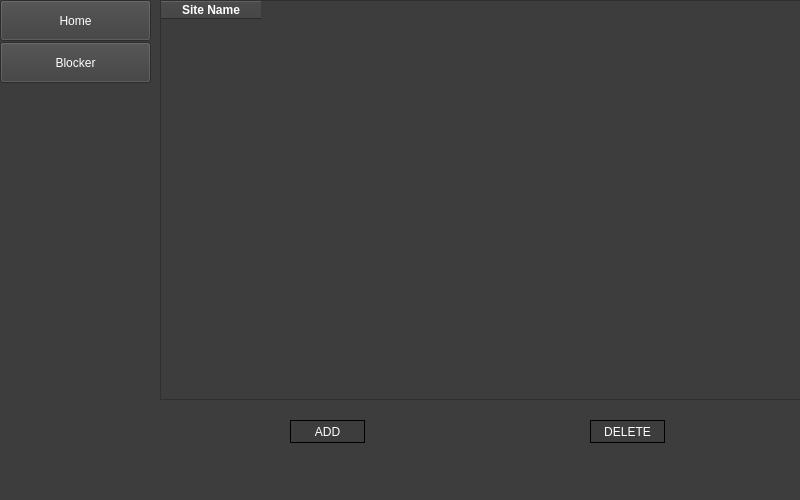
<?xml version="1.0" encoding="UTF-8"?>
<ui version="4.0">
 <class>Form</class>
 <widget class="QWidget" name="Form">
  <property name="geometry">
   <rect>
    <x>0</x>
    <y>0</y>
    <width>800</width>
    <height>500</height>
   </rect>
  </property>
  <property name="windowTitle">
   <string>Form</string>
  </property>
  <property name="styleSheet">
   <string notr="true">background-color: rgb(61,61,61);
</string>
  </property>
  <widget class="QTableWidget" name="tableWidget">
   <property name="geometry">
    <rect>
     <x>160</x>
     <y>0</y>
     <width>641</width>
     <height>400</height>
    </rect>
   </property>
   <property name="autoFillBackground">
    <bool>false</bool>
   </property>
   <property name="styleSheet">
    <string notr="true">QTableWidget {
	
}

QHeaderView::section {
	background-color: rgb(61,61,61);
	color: white;
}

QTableWidget::item {
	color: white;
}</string>
   </property>
   <property name="alternatingRowColors">
    <bool>false</bool>
   </property>
   <column>
    <property name="text">
     <string>Site Name</string>
    </property>
    <property name="font">
     <font>
      <weight>75</weight>
      <bold>true</bold>
     </font>
    </property>
   </column>
  </widget>
  <widget class="QPushButton" name="btn_blockedHistory">
   <property name="geometry">
    <rect>
     <x>0</x>
     <y>42</y>
     <width>151</width>
     <height>41</height>
    </rect>
   </property>
   <property name="styleSheet">
    <string notr="true">color: white;
font: 63 12pt &quot;Cascadia Mono SemiBold&quot;;
border-bottom: 2px solid white;</string>
   </property>
   <property name="text">
    <string>Blocker</string>
   </property>
  </widget>
  <widget class="QPushButton" name="btn_home">
   <property name="geometry">
    <rect>
     <x>0</x>
     <y>0</y>
     <width>151</width>
     <height>41</height>
    </rect>
   </property>
   <property name="styleSheet">
    <string notr="true">color: white;
font: 63 12pt &quot;Cascadia Mono SemiBold&quot;;
border-bottom: 2px solid white;</string>
   </property>
   <property name="text">
    <string>Home</string>
   </property>
  </widget>
  <widget class="QPushButton" name="btn_add">
   <property name="geometry">
    <rect>
     <x>290</x>
     <y>420</y>
     <width>75</width>
     <height>23</height>
    </rect>
   </property>
   <property name="styleSheet">
    <string notr="true">color: white;
font: 75 10pt &quot;MS Shell Dlg 2&quot;;
border: 1px solid black;</string>
   </property>
   <property name="text">
    <string>ADD</string>
   </property>
  </widget>
  <widget class="QPushButton" name="btn_delete">
   <property name="geometry">
    <rect>
     <x>590</x>
     <y>420</y>
     <width>75</width>
     <height>23</height>
    </rect>
   </property>
   <property name="styleSheet">
    <string notr="true">color: white;
font: 75 10pt &quot;MS Shell Dlg 2&quot;;
border: 1px solid black;</string>
   </property>
   <property name="text">
    <string>DELETE</string>
   </property>
  </widget>
 </widget>
 <resources/>
 <connections/>
</ui>
